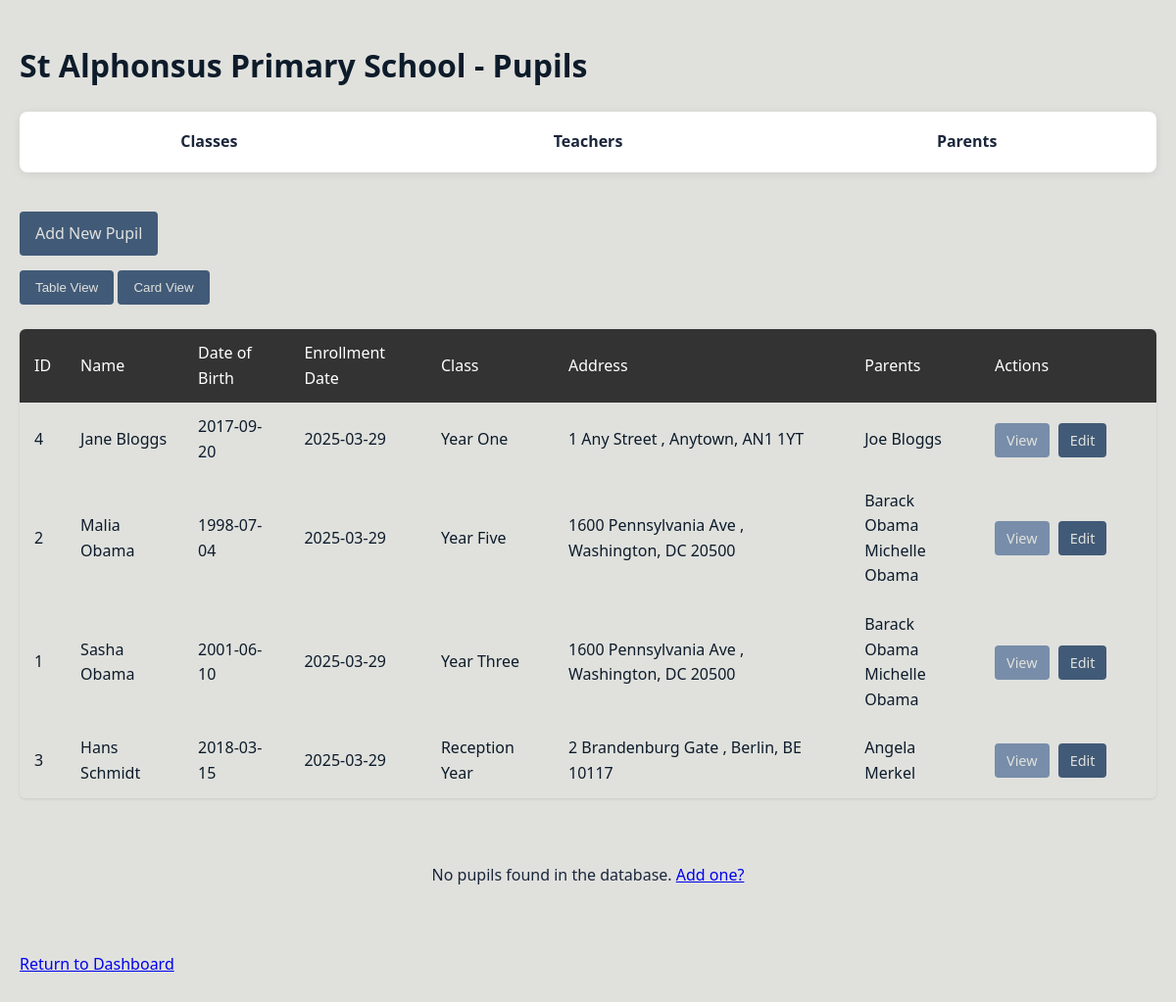
/pupil/view_pupils.php, run on the app's committed database.
### tables this page shows
CREATE TABLE `Pupils` (
  `pupil_id` int(11) NOT NULL,
  `first_name` varchar(50) NOT NULL,
  `last_name` varchar(50) NOT NULL,
  `address_line1` varchar(100) NOT NULL,
  `address_line2` varchar(100) DEFAULT NULL,
  `city` varchar(50) NOT NULL,
  `postcode` varchar(10) NOT NULL,
  `date_of_birth` date NOT NULL,
  `medical_notes` text DEFAULT NULL,
  `enrollment_date` date NOT NULL DEFAULT curdate(),
  `class_id` int(11) DEFAULT NULL
);

CREATE TABLE `Classes` (
  `class_id` int(11) NOT NULL,
  `class_name` enum('Reception Year','Year One','Year Two','Year Three','Year Four','Year Five','Year Six') NOT NULL,
  `capacity` int(10) UNSIGNED NOT NULL,
  `teacher_id` int(11) DEFAULT NULL
);

CREATE TABLE `Pupil_Parent` (
  `pp_id` int(11) NOT NULL,
  `pupil_id` int(11) NOT NULL,
  `parent_id` int(11) NOT NULL
);

CREATE TABLE `Parents` (
  `parent_id` int(11) NOT NULL,
  `first_name` varchar(50) NOT NULL,
  `last_name` varchar(50) NOT NULL,
  `address_line1` varchar(100) NOT NULL,
  `address_line2` varchar(100) DEFAULT NULL,
  `city` varchar(50) NOT NULL,
  `postcode` varchar(10) NOT NULL,
  `email` varchar(100) DEFAULT NULL,
  `phone` varchar(20) NOT NULL,
  `relationship_type` enum('Mother','Father','Guardian') NOT NULL DEFAULT 'Guardian'
);

### pupil/view_pupils.php (the view, shortened to what this page needs)
<?php
require_once(__DIR__ . '/../includes/db_connect.php');
$pupils = [];
$sql = "SELECT p.pupil_id, p.first_name, p.last_name, p.date_of_birth, p.enrollment_date,
        p.address_line1, p.address_line2, p.city, p.postcode, p.medical_notes,
        c.class_name
        FROM Pupils p
        LEFT JOIN Classes c ON p.class_id = c.class_id";
$sql .= " ORDER BY p.last_name, p.first_name";
if ($stmt = $mysqli->prepare($sql)) {
    if ($stmt->execute()) {
        $result = $stmt->get_result();
        if ($result->num_rows > 0) {
            while ($row = $result->fetch_assoc()) {
                $pupil_id = $row['pupil_id'];
                $pupils[$pupil_id] = $row;
                $pupils[$pupil_id]['parents'] = [];
            }
        }
        if (!empty($pupils)) {
            $pupil_ids = array_keys($pupils);
            $pupil_ids_str = implode(',', $pupil_ids);
            $parent_sql = "SELECT pp.pupil_id, p.parent_id, p.first_name, p.last_name, p.phone, p.email
                          FROM Pupil_Parent pp
                          JOIN Parents p ON pp.parent_id = p.parent_id
                          WHERE pp.pupil_id IN ($pupil_ids_str)
                          ORDER BY p.last_name, p.first_name";
            if ($parent_result = $mysqli->query($parent_sql)) {
                while ($parent = $parent_result->fetch_assoc()) {
                    $pupils[$parent['pupil_id']]['parents'][] = $parent;
                }
            }
        }
    } else {
        echo "Error executing query: " . htmlspecialchars($stmt->error);
    }
} else {
    echo "Error preparing statement: " . htmlspecialchars($mysqli->error);
}
?>
<!DOCTYPE html>
<html lang="en">
<head>
    <link rel="stylesheet" href="../css/style.css">
</head>
<body>
    <div class="container-wide">
        <h1>St Alphonsus Primary School - Pupils</h1>
        <div class="main-navigation">
            <a href="../classes/view_classes.php" class="nav-item">Classes</a>
            <a href="../teachers/view_teachers.php" class="nav-item">Teachers</a>
            <a href="../parents/view_parents.php" class="nav-item">Parents</a>
        </div>
        <a href="add_pupil.php" class="add-btn">Add New Pupil</a>
        <div class="view-toggle">
            <button id="table-view-btn" class="active">Table View</button>
            <button id="card-view-btn">Card View</button>
        </div>
        <?php if (!empty($pupils)): ?>
            <div id="table-view">
                <table>
                    <thead>
                        <tr>
                            <th>ID</th>
                            <th>Name</th>
                            <th>Date of Birth</th>
                            <th>Enrollment Date</th>
                            <th>Class</th>
                            <th>Address</th>
                            <th>Parents</th>
                            <th class="actions-col">Actions</th>
                        </tr>
                    </thead>
                    <tbody>
                        <?php foreach ($pupils as $pupil): ?>
                            <tr>
                                <td><?php echo htmlspecialchars($pupil['pupil_id']); ?></td>
                                <td><?php echo htmlspecialchars($pupil['first_name'] . ' ' . $pupil['last_name']); ?></td>
                                <td><?php echo htmlspecialchars($pupil['date_of_birth']); ?></td>
                                <td><?php echo htmlspecialchars($pupil['enrollment_date']); ?></td>
                                <td><?php echo htmlspecialchars($pupil['class_name'] ?? 'N/A'); ?></td>
                                <td>
                                    <?php echo htmlspecialchars($pupil['address_line1']); ?>
                                    <?php if (!empty($pupil['address_line2'])): ?>, <?php echo htmlspecialchars($pupil['address_line2']); ?><?php endif; ?>,
                                    <?php echo htmlspecialchars($pupil['city']); ?>,
                                    <?php echo htmlspecialchars($pupil['postcode']); ?>
                                </td>
                                <td>
                                    <?php if (!empty($pupil['parents'])): ?>
                                        <?php foreach ($pupil['parents'] as $index => $parent): ?>
                                            <?php echo htmlspecialchars($parent['first_name'] . ' ' . $parent['last_name']); ?>
                                            <?php echo ($index < count($pupil['parents']) - 1) ? '<br>' : ''; ?>
                                        <?php endforeach; ?>
                                    <?php else: ?>
                                        No parents linked
                                    <?php endif; ?>
                                </td>
                                <td>
                                    <a href="view_pupil.php?id=<?php echo $pupil['pupil_id']; ?>" class="actions-btn">View</a>
                                    <a href="edit_pupil.php?id=<?php echo $pupil['pupil_id']; ?>" class="actions-btn edit-btn">Edit</a>
                                </td>
                            </tr>
                        <?php endforeach; ?>
                    </tbody>
                </table>
            </div>
            <div class="no-records">
                <p>No pupils found in the database. <a href="add_pupil.php">Add one?</a></p>
            </div>
        <?php endif; ?>
        <p style="margin-top: 20px;"><a href="../index.php">Return to Dashboard</a></p>
    </div>
</body>
</html>

### css/style.css (style rules this page uses)
body { font-family: 'Segoe UI', Tahoma, Geneva, Verdana, sans-serif; line-height: 1.6; color: #0d1b2aff; background-color: #e0e1ddff; margin: 0; padding: 0; }
button { padding: 10px 16px; background-color: #415a77ff; color: #e0e1ddff; border: none; border-radius: 4px; cursor: pointer; transition: background-color 0.3s; }
table { width: 100%; border-collapse: collapse; margin-top: 25px; border-radius: 6px; overflow: hidden; box-shadow: 0 1px 3px rgba(0,0,0,0.1); }
th, td { padding: 12px 15px; text-align: left; }
th { background-color: #1b263bff; color: #e0e1ddff; font-weight: 500; cursor: pointer; }
tr:nth-child(even) { background-color: #e0e1ddff; }
.actions-col { width: 150px; }
.actions-btn { display: inline-block; padding: 6px 12px; margin-right: 5px; background-color: #778da9ff; color: #e0e1ddff; text-decoration: none; border-radius: 4px; font-size: 0.9em; transition: background-color 0.3s; }
.edit-btn { background-color: #415a77ff; }
.add-btn { display: inline-block; padding: 10px 16px; background-color: #415a77ff; color: #e0e1ddff; text-decoration: none; border-radius: 4px; margin-bottom: 15px; font-weight: 500; transition: background-color 0.3s; }
.no-records { text-align: center; padding: 25px; background-color: #e0e1ddff; border-radius: 6px; color: #1b263bff; font-weight: 500; margin: 25px 0; }
.container-wide { max-width: 1200px; margin: 0 auto; padding: 20px; }
.main-navigation { display: flex; background-color: white; border-radius: 8px; margin-bottom: 40px; box-shadow: 0 2px 10px rgba(0,0,0,0.08); overflow: hidden; }
.nav-item { flex: 1; text-align: center; padding: 18px 10px; text-decoration: none; color: #1b263bff; font-weight: 600; transition: all 0.3s; }
table thead th { background-color: #333; color: white; }

### data on the page
pupils: pupil_id "4", first_name+last_name "Jane Bloggs", date_of_birth "2017-09-20", enrollment_date "2025-03-29", class.class_name "Year One", address_line1 "1 Any Street", city "Anytown", postcode "AN1 1YT"
pupil_parent: parent.last_name "Joe Bloggs"
pupils: pupil_id "2", first_name+last_name "Malia Obama", date_of_birth "1998-07-04", enrollment_date "2025-03-29", class.class_name "Year Five", address_line1 "1600 Pennsylvania Ave", city "Washington", postcode "DC 20500"
pupil_parent: parent.last_name "Barack Obama"
pupil_parent: parent.last_name "Michelle Obama"
pupils: pupil_id "1", first_name+last_name "Sasha Obama", date_of_birth "2001-06-10", enrollment_date "2025-03-29", class.class_name "Year Three", address_line1 "1600 Pennsylvania Ave", city "Washington", postcode "DC 20500"
pupil_parent: parent.last_name "Barack Obama"
pupil_parent: parent.last_name "Michelle Obama"
pupils: pupil_id "3", first_name+last_name "Hans Schmidt", date_of_birth "2018-03-15", enrollment_date "2025-03-29", class.class_name "Reception Year", address_line1 "2 Brandenburg Gate", city "Berlin", postcode "BE 10117"
pupil_parent: parent.last_name "Angela Merkel"
